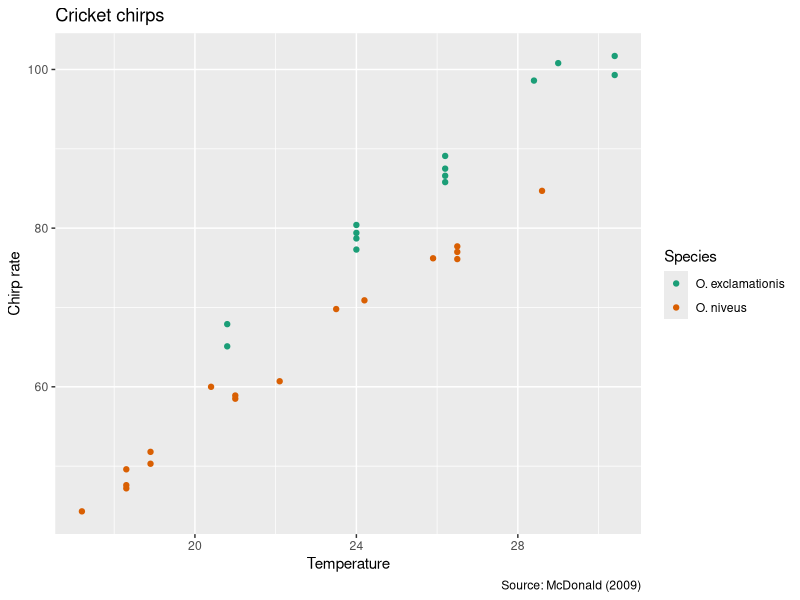
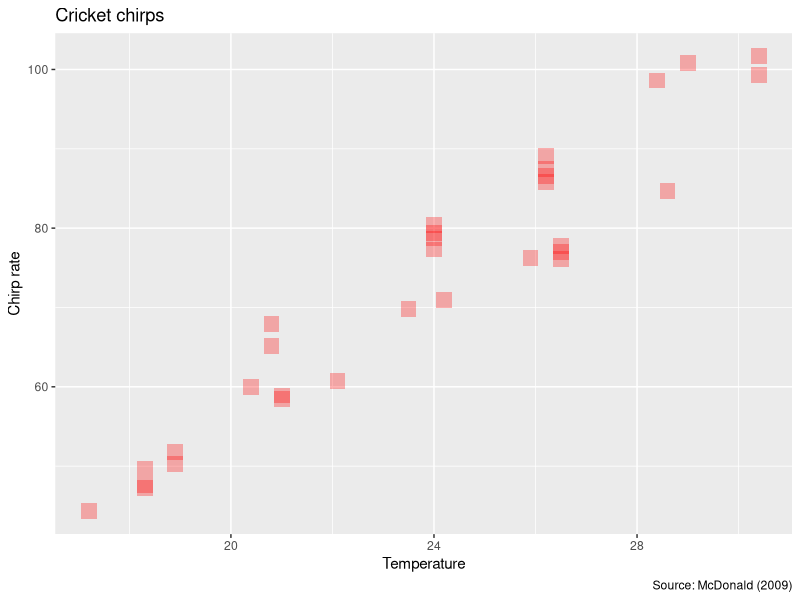
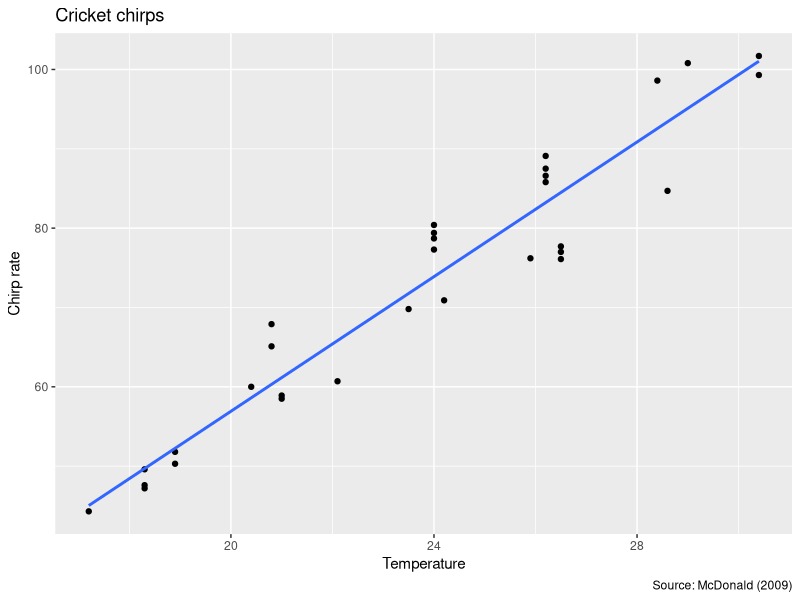
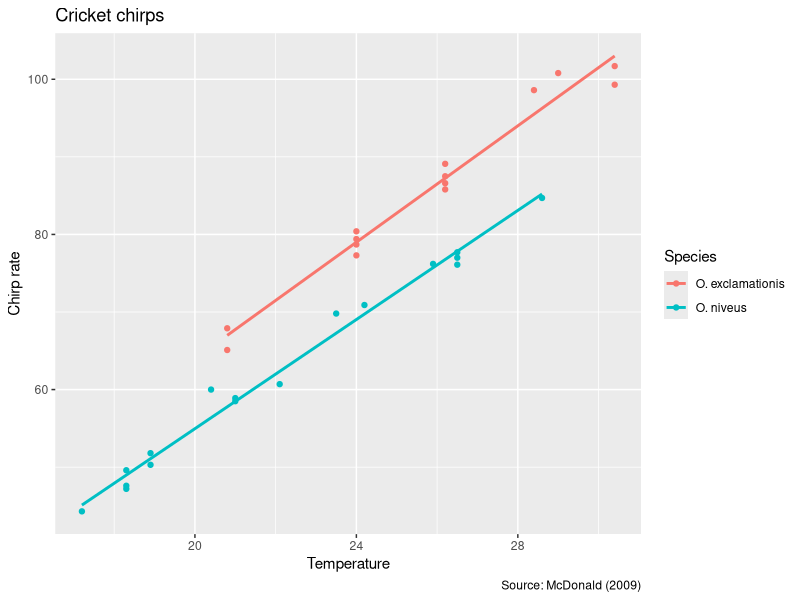
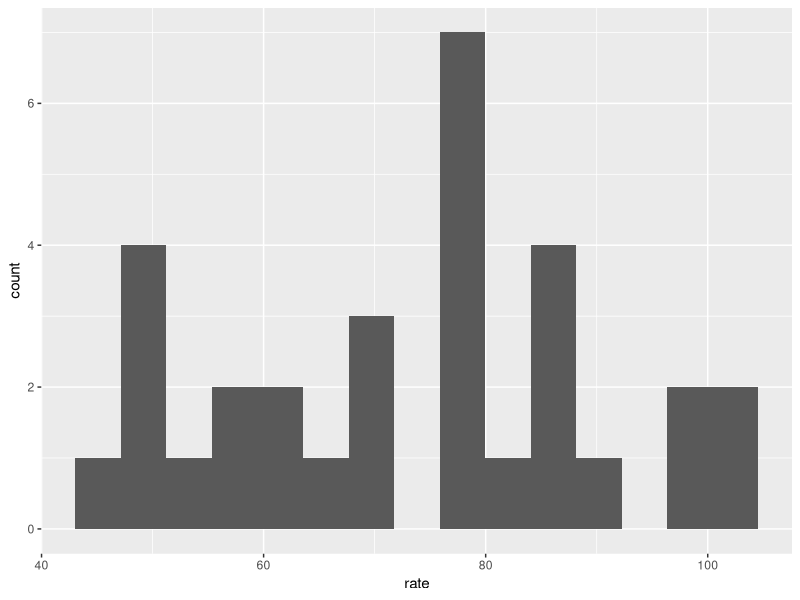
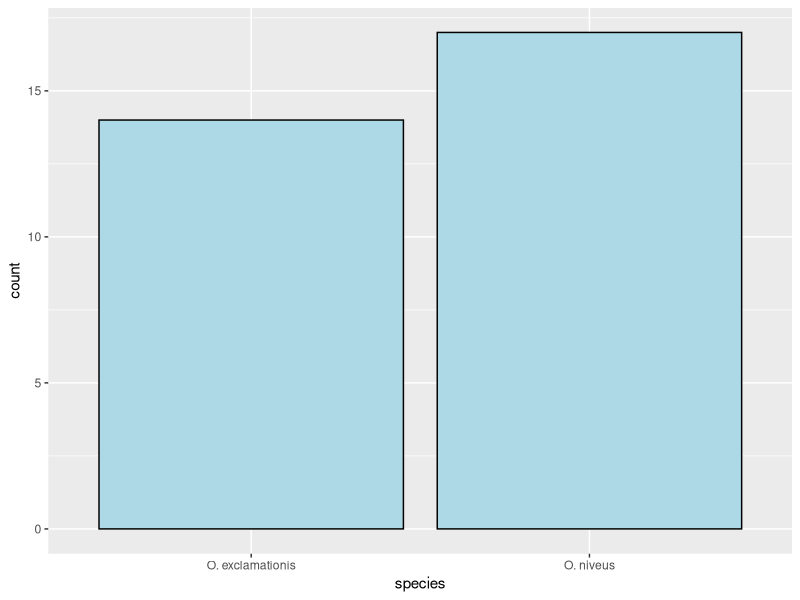
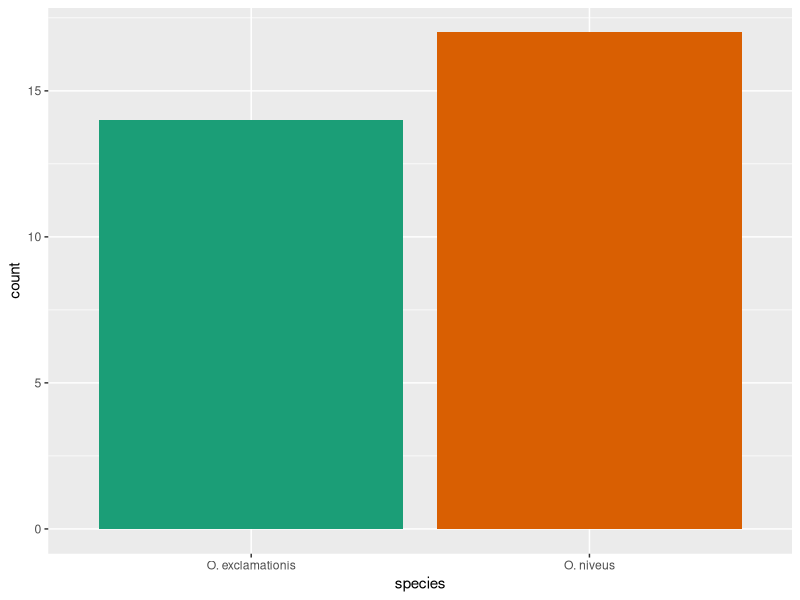
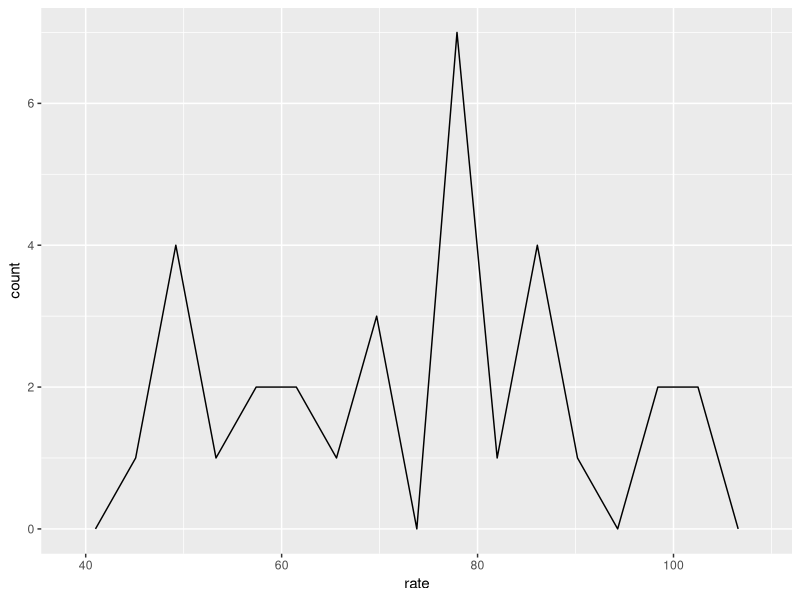

Write the R code that produced these figures, in order.
## ---- chunk 1
#| message: false
library(conflicted)  
library(tidyverse)
library(modeldata)
conflict_prefer("filter", "dplyr")
conflict_prefer("lag", "dplyr")
## ---- chunk 2
?crickets
view(crickets)
## ---- chunk 3
ggplot(crickets, aes(x = temp, y = rate, color = species))+
  geom_point()+
  labs(x = "Temperature",
       y = "Chirp rate",
       color = "Species",
       title = "Cricket chirps",
       caption = "Source: McDonald (2009)")+
  scale_color_brewer(palette = "Dark2")
## ---- chunk 4
ggplot(crickets, aes(x = temp, y = rate))+
  geom_point(color = "red", size = 5, alpha = 0.3, shape = "square")+
  labs(x = "Temperature",
       y = "Chirp rate",
       color = "Species",
       title = "Cricket chirps",
       caption = "Source: McDonald (2009)")
## ---- chunk 5
#| message: false
ggplot(crickets, aes(x = temp, y = rate))+
  geom_point()+
  geom_smooth(method = "lm", se = FALSE)+
  labs(x = "Temperature",
       y = "Chirp rate",
       color = "Species",
       title = "Cricket chirps",
       caption = "Source: McDonald (2009)")
## ---- chunk 6
#| message: false
ggplot(crickets, aes(x = temp, y = rate, color = species))+
  geom_point()+
  geom_smooth(method = "lm", se = FALSE)+
  labs(x = "Temperature",
       y = "Chirp rate",
       color = "Species",
       title = "Cricket chirps",
       caption = "Source: McDonald (2009)")
ggsave("images/test1.png")
## ---- chunk 7
#| message: false
ggplot(crickets, aes(x = rate))+
  geom_histogram(bins = 15)
## ---- chunk 8
#| message: false
ggplot(crickets, aes(x = species))+
  geom_bar(color = "black", fill = "lightblue")
## ---- chunk 9
#| message: false
ggplot(crickets, aes(x = species, fill = species))+
  geom_bar(show.legend = FALSE)+
  scale_fill_brewer(palette = "Dark2")
## ---- chunk 10
ggplot(crickets, aes(x = rate))+
  geom_freqpoly(bins = 15)
## ---- chunk 11
ggplot(crickets, aes(x = species, y = rate))+
  geom_boxplot()
## ---- chunk 12
ggplot(crickets, aes(x = species, y = rate, color = species))+
  geom_boxplot(show.legend = FALSE)+
  scale_color_brewer(palette = "Dark2")+
  theme_minimal() #check ?theme_minimal
## ---- chunk 13
ggplot(crickets, aes(x = rate, fill = species))+
  geom_histogram(bins = 15, show.legend = FALSE)+
  facet_wrap(~species)+ #wrap it by species
  scale_fill_brewer(palette = "Dark2")
## ---- chunk 14
ggplot(crickets, aes(x = rate, fill = species))+
  geom_histogram(bins = 15, show.legend = FALSE)+
  facet_wrap(~species, ncol = 1)+ #wrap it by species
  scale_fill_brewer(palette = "Dark2")
